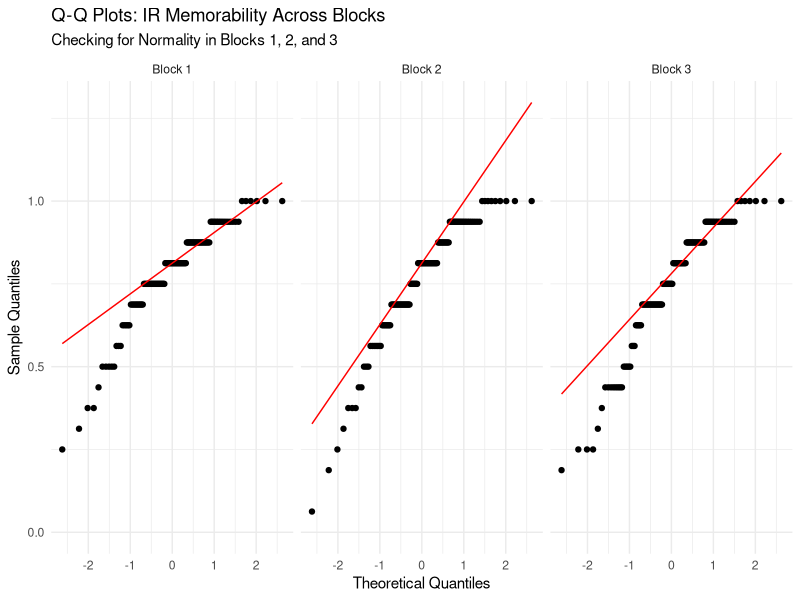
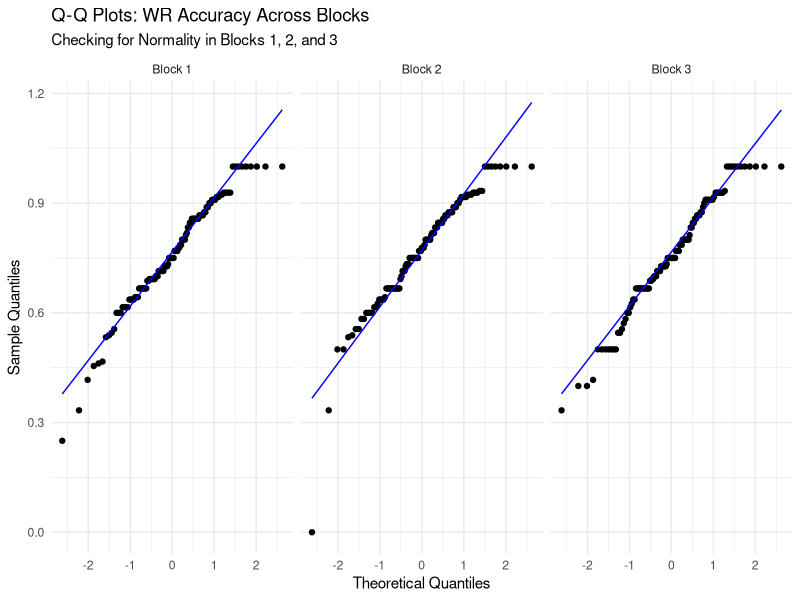
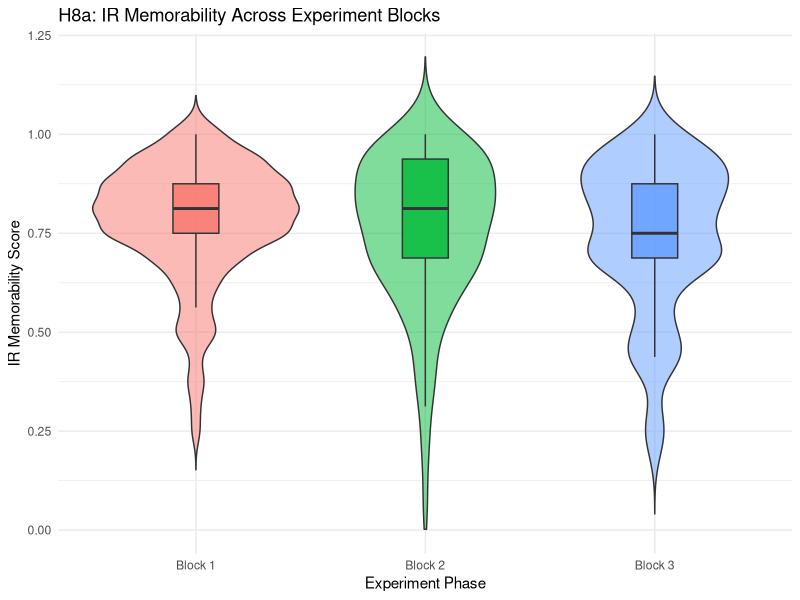
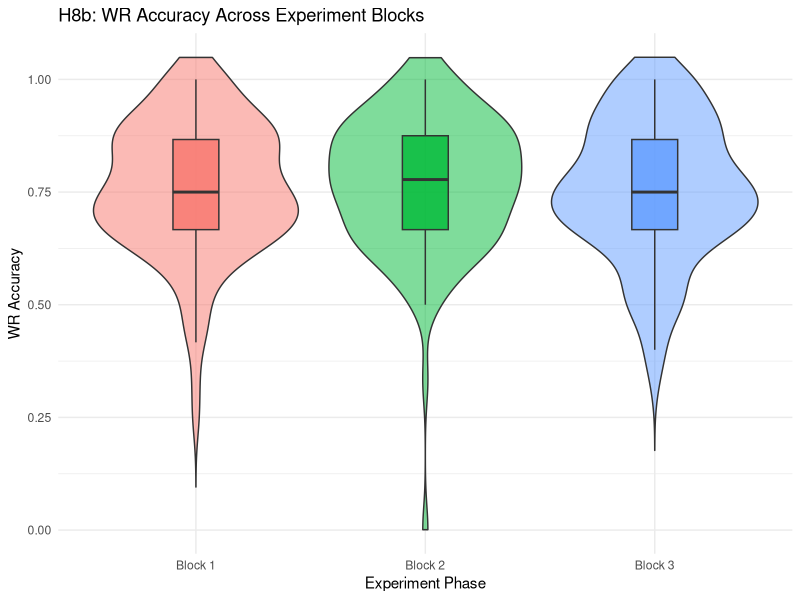

Recreate these plots in R, in order.
## ---- chunk 1
library(tidyverse)
library(stringr)
## ---- chunk 2
raw_dataset <- read_csv(
  "sentence_memorability_data_h8.csv",
  na = c("", "NA", "N/A"),
  show_col_types = FALSE
)
## ---- chunk 3
# 1. Assign Block Numbers using 5-minute gaps
blocked_aggregated <- raw_dataset %>%
  group_by(participant_ID, Block_Number) %>%
  mutate(
    Accuracy.IR = suppressWarnings(as.numeric(Accuracy.IR)),
    Accuracy.WR = suppressWarnings(as.numeric(Accuracy.WR)),
    prev_IR = lag(Accuracy.IR)
  ) %>%
  summarise(
    # IR components
    Total_Repeats = sum(isRepeat == TRUE & Event == "Sentence shown", na.rm = TRUE),
    Total_Denom = sum(is.na(isRepeat) & Event == "Sentence shown", na.rm = TRUE),
    Hits = sum(Event == "IR pressed" & isRepeat == TRUE & Accuracy.IR == 1, na.rm = TRUE),
    False_Alarms = sum(Event == "IR pressed" & is.na(isRepeat), na.rm = TRUE),
    
    # IR metrics
    Hit_Rate = if_else(Total_Repeats > 0, Hits / Total_Repeats, 0),
    False_Alarm_Rate = if_else(Total_Denom > 0, False_Alarms / Total_Denom, 0),
    IR_Memorability = Hit_Rate - False_Alarm_Rate,
    
    # WR components
    WR_correct = sum(Event == "WR pressed" & Accuracy.WR == 1 & prev_IR == 1, na.rm = TRUE),
    WR_total   = sum(Event == "WR pressed" & prev_IR == 1, na.rm = TRUE),
    
    # WR metric
    WR_Accuracy = if_else(WR_total > 0, WR_correct / WR_total, 0),
    .groups = "drop"
  ) %>%
  # Ensure the Block_Number is a categorical factor for plotting/testing
  # (If some participants had more than 3 blocks due to pausing, you can filter them here)
  filter(Block_Number %in% c(1, 2, 3)) %>%
  mutate(Block_Number = factor(Block_Number, levels = c(1, 2, 3), labels = c("Block 1", "Block 2", "Block 3")))
## ---- chunk 4
library(ggplot2)

# Q-Q Plot for IR Memorability by Block
ggplot(blocked_aggregated, aes(sample = IR_Memorability)) +
  stat_qq() + 
  stat_qq_line(color = "red") +
  facet_wrap(~ Block_Number, ncol = 3) +
  scale_y_continuous(limits = c(0, NA)) +
  labs(title = "Q-Q Plots: IR Memorability Across Blocks",
       subtitle = "Checking for Normality in Blocks 1, 2, and 3",
       x = "Theoretical Quantiles",
       y = "Sample Quantiles") +
  theme_minimal()

# Q-Q Plot for WR Accuracy by Block
ggplot(blocked_aggregated, aes(sample = WR_Accuracy)) +
  stat_qq() + 
  stat_qq_line(color = "blue") +
  facet_wrap(~ Block_Number, ncol = 3) +
  scale_y_continuous(limits = c(0, NA)) +
  labs(title = "Q-Q Plots: WR Accuracy Across Blocks",
       subtitle = "Checking for Normality in Blocks 1, 2, and 3",
       x = "Theoretical Quantiles",
       y = "Sample Quantiles") +
  theme_minimal()

# Anderson Darling
library(nortest)

ir_normality_blocks <- blocked_aggregated %>%
  group_by(Block_Number) %>%
  summarise(
    AD_Stat = ad.test(IR_Memorability)$statistic,
    p_value = ad.test(IR_Memorability)$p.value
  )

wr_normality_blocks <- blocked_aggregated %>%
  group_by(Block_Number) %>%
  summarise(
    AD_Stat = ad.test(WR_Accuracy)$statistic,
    p_value = ad.test(WR_Accuracy)$p.value
  )

## ---- chunk 5
# Graph H8a: Violin & Boxplot for IR Memorability across Blocks
ggplot(blocked_aggregated, aes(x = Block_Number, y = IR_Memorability, fill = Block_Number)) +
  geom_violin(trim = FALSE, alpha = 0.5) +
  geom_boxplot(width = 0.2, outlier.shape = NA, alpha = 0.8) +
  scale_y_continuous(limits = c(0, NA)) +
  labs(title = "H8a: IR Memorability Across Experiment Blocks", 
       x = "Experiment Phase", 
       y = "IR Memorability Score") +
  theme_minimal() + 
  theme(legend.position = "none")

# Graph H8b: Violin & Boxplot for WR Accuracy across Blocks
ggplot(blocked_aggregated, aes(x = Block_Number, y = WR_Accuracy, fill = Block_Number)) +
  geom_violin(trim = FALSE, alpha = 0.5) +
  geom_boxplot(width = 0.2, outlier.shape = NA, alpha = 0.8) +
  scale_y_continuous(limits = c(0, 1.05)) +  # Cap at 1.05 so the 1.0 ceiling is visible
  labs(title = "H8b: WR Accuracy Across Experiment Blocks", 
       x = "Experiment Phase", 
       y = "WR Accuracy") +
  theme_minimal() + 
  theme(legend.position = "none")
## ---- chunk 6
library(tidyverse)

# 1. Prepare data for the Friedman test
friedman_data <- blocked_aggregated %>%
  # Step A: Drop NA values
  drop_na(IR_Memorability, WR_Accuracy) %>%
  group_by(participant_ID) %>%
  # Step B: Keep ONLY participants who have exactly 3 unique blocks
  filter(n() == 3, n_distinct(Block_Number) == 3) %>%
  ungroup() %>%
  # Step C: Convert to factors AFTER filtering so empty levels are completely gone
  mutate(
    Block_Number = as.factor(Block_Number),
    participant_ID = as.factor(participant_ID)
  )

# 2. Friedman Test for IR Memorability (H8a)
friedman_ir <- friedman.test(IR_Memorability ~ Block_Number | participant_ID, data = friedman_data)
print("Friedman Test for IR Memorability:")
print(friedman_ir)

# 3. Friedman Test for WR Accuracy (H8b)
friedman_wr <- friedman.test(WR_Accuracy ~ Block_Number | participant_ID, data = friedman_data)
print("Friedman Test for WR Accuracy:")
print(friedman_wr)
